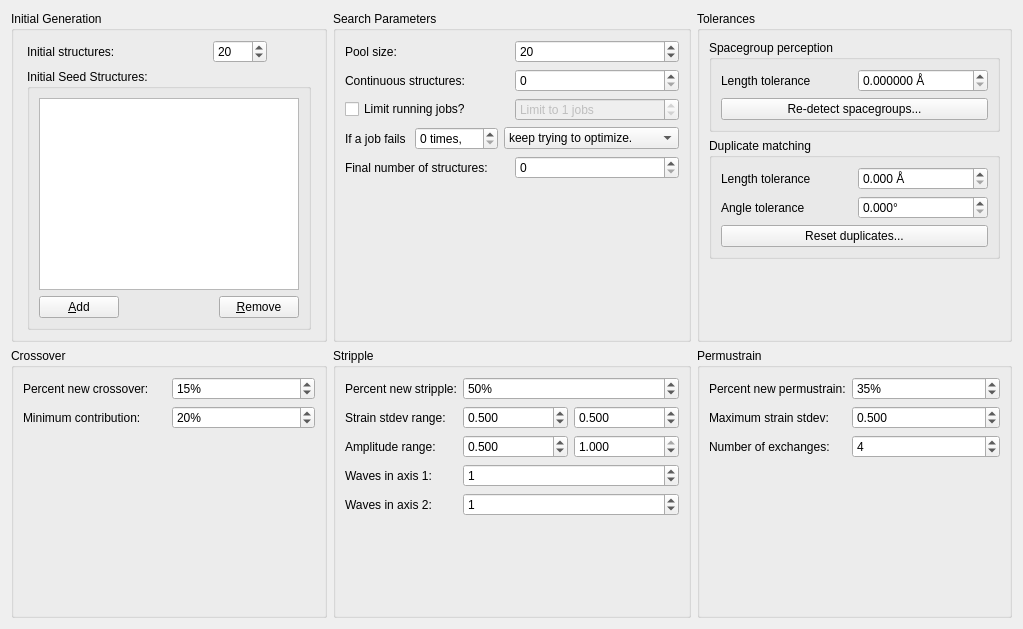
<?xml version="1.0" encoding="UTF-8"?>
<ui version="4.0">
 <class>Tab_Opt</class>
 <widget class="QWidget" name="Tab_Opt">
  <property name="geometry">
   <rect>
    <x>0</x>
    <y>0</y>
    <width>1023</width>
    <height>629</height>
   </rect>
  </property>
  <property name="windowTitle">
   <string>Form</string>
  </property>
  <layout class="QGridLayout" name="gridLayout">
   <item row="0" column="0">
    <widget class="QGroupBox" name="groupBox_3">
     <property name="sizePolicy">
      <sizepolicy hsizetype="Preferred" vsizetype="MinimumExpanding">
       <horstretch>0</horstretch>
       <verstretch>0</verstretch>
      </sizepolicy>
     </property>
     <property name="title">
      <string>Initial Generation</string>
     </property>
     <layout class="QGridLayout" name="gridLayout_4">
      <item row="0" column="0">
       <widget class="QLabel" name="label_9">
        <property name="sizePolicy">
         <sizepolicy hsizetype="Fixed" vsizetype="Preferred">
          <horstretch>0</horstretch>
          <verstretch>0</verstretch>
         </sizepolicy>
        </property>
        <property name="toolTip">
         <string>Number of initial structures / number of structures to keep in queue for continuous mode.

Default: 20
</string>
        </property>
        <property name="text">
         <string>Initial structures:</string>
        </property>
        <property name="buddy">
         <cstring>spin_numInitial</cstring>
        </property>
       </widget>
      </item>
      <item row="0" column="1">
       <widget class="QSpinBox" name="spin_numInitial">
        <property name="sizePolicy">
         <sizepolicy hsizetype="Maximum" vsizetype="Fixed">
          <horstretch>0</horstretch>
          <verstretch>0</verstretch>
         </sizepolicy>
        </property>
        <property name="toolTip">
         <string>Number of initial structures to use in first generation.</string>
        </property>
        <property name="maximum">
         <number>9999</number>
        </property>
        <property name="value">
         <number>20</number>
        </property>
       </widget>
      </item>
      <item row="1" column="0" colspan="2">
       <widget class="QGroupBox" name="groupBox_2">
        <property name="title">
         <string>Initial Seed Structures:</string>
        </property>
        <layout class="QGridLayout" name="gridLayout_3">
         <item row="0" column="0" colspan="3">
          <widget class="QListWidget" name="list_seeds">
           <property name="sizePolicy">
            <sizepolicy hsizetype="MinimumExpanding" vsizetype="MinimumExpanding">
             <horstretch>0</horstretch>
             <verstretch>0</verstretch>
            </sizepolicy>
           </property>
           <property name="toolTip">
            <string>Load any initial seed structures here.</string>
           </property>
          </widget>
         </item>
         <item row="1" column="0">
          <widget class="QPushButton" name="push_addSeed">
           <property name="sizePolicy">
            <sizepolicy hsizetype="Fixed" vsizetype="Fixed">
             <horstretch>0</horstretch>
             <verstretch>0</verstretch>
            </sizepolicy>
           </property>
           <property name="text">
            <string>&amp;Add</string>
           </property>
          </widget>
         </item>
         <item row="1" column="2">
          <widget class="QPushButton" name="push_removeSeed">
           <property name="sizePolicy">
            <sizepolicy hsizetype="Fixed" vsizetype="Fixed">
             <horstretch>0</horstretch>
             <verstretch>0</verstretch>
            </sizepolicy>
           </property>
           <property name="text">
            <string>&amp;Remove</string>
           </property>
          </widget>
         </item>
         <item row="1" column="1">
          <spacer name="horizontalSpacer">
           <property name="orientation">
            <enum>Qt::Horizontal</enum>
           </property>
           <property name="sizeHint" stdset="0">
            <size>
             <width>40</width>
             <height>20</height>
            </size>
           </property>
          </spacer>
         </item>
        </layout>
       </widget>
      </item>
     </layout>
    </widget>
   </item>
   <item row="0" column="1">
    <widget class="QGroupBox" name="groupBox_4">
     <property name="title">
      <string>Search Parameters</string>
     </property>
     <layout class="QGridLayout" name="gridLayout_5">
      <item row="0" column="0">
       <widget class="QLabel" name="label_26">
        <property name="toolTip">
         <string>Number of structures to be considered for genetic operations.

Structures are chosen for genetic operations based on a weighted probability list, such that the lowest enthalpy structures have the greatest probability of being chosen. The number specified here is used to determine how many of the lowest enthalpy structures will have a non-zero probability.

Default: 60</string>
        </property>
        <property name="text">
         <string>Pool size:</string>
        </property>
        <property name="buddy">
         <cstring>spin_popSize</cstring>
        </property>
       </widget>
      </item>
      <item row="0" column="1">
       <widget class="QSpinBox" name="spin_popSize">
        <property name="toolTip">
         <string>Number of structures to be considered for genetic operations.

Structures are chosen for genetic operations based on a weighted probability list, such that the lowest enthalpy structures have the greatest probability of being chosen. The number specified here is used to determine how many of the lowest enthalpy structures will have a non-zero probability.

Default: 20</string>
        </property>
        <property name="maximum">
         <number>9999</number>
        </property>
        <property name="value">
         <number>20</number>
        </property>
       </widget>
      </item>
      <item row="1" column="0">
       <widget class="QLabel" name="label_genTotal">
        <property name="toolTip">
         <string>How many structures are created for population &gt; 1. This has no effect in continuous mode.

Default: 10</string>
        </property>
        <property name="text">
         <string>Continuous structures:</string>
        </property>
        <property name="buddy">
         <cstring>spin_contStructs</cstring>
        </property>
       </widget>
      </item>
      <item row="1" column="1">
       <widget class="QSpinBox" name="spin_contStructs">
        <property name="toolTip">
         <string>Number of structures to be kept &quot;in progress&quot; after the initial generation.

This should depend on the resources available. If a running job limit is set below,

[running job limit] + 1

is a good value here.</string>
        </property>
       </widget>
      </item>
      <item row="3" column="0">
       <widget class="QCheckBox" name="cb_limitRunningJobs">
        <property name="toolTip">
         <string>Check this box to set a limit on the number of jobs that are submitted for a local optimization at any given time.</string>
        </property>
        <property name="text">
         <string>Limit running jobs?</string>
        </property>
       </widget>
      </item>
      <item row="3" column="1">
       <widget class="QSpinBox" name="spin_runningJobLimit">
        <property name="enabled">
         <bool>false</bool>
        </property>
        <property name="toolTip">
         <string>Maximum number of simultaneous local optimizations allowed.</string>
        </property>
        <property name="suffix">
         <string> jobs</string>
        </property>
        <property name="prefix">
         <string>Limit to </string>
        </property>
        <property name="value">
         <number>1</number>
        </property>
       </widget>
      </item>
      <item row="4" column="0" colspan="2">
       <layout class="QHBoxLayout" name="horizontalLayout_2">
        <item>
         <widget class="QLabel" name="label_4">
          <property name="sizePolicy">
           <sizepolicy hsizetype="Fixed" vsizetype="Preferred">
            <horstretch>0</horstretch>
            <verstretch>0</verstretch>
           </sizepolicy>
          </property>
          <property name="text">
           <string>If a job fails </string>
          </property>
         </widget>
        </item>
        <item>
         <widget class="QSpinBox" name="spin_failLimit">
          <property name="sizePolicy">
           <sizepolicy hsizetype="Fixed" vsizetype="Fixed">
            <horstretch>0</horstretch>
            <verstretch>0</verstretch>
           </sizepolicy>
          </property>
          <property name="suffix">
           <string> times,</string>
          </property>
          <property name="maximum">
           <number>100</number>
          </property>
         </widget>
        </item>
        <item>
         <widget class="QComboBox" name="combo_failAction">
          <property name="toolTip">
           <string>Either keep trying to optimize, kill, or randomize individuals that fail more than the specified number of times.</string>
          </property>
          <item>
           <property name="text">
            <string>keep trying to optimize.</string>
           </property>
          </item>
          <item>
           <property name="text">
            <string>kill the structure.</string>
           </property>
          </item>
          <item>
           <property name="text">
            <string>replace with random.</string>
           </property>
          </item>
          <item>
           <property name="text">
            <string>replace with new offspring.</string>
           </property>
          </item>
         </widget>
        </item>
       </layout>
        </item>
      <item row="5" column="0">
        <widget class="QLabel" name="label_4">
            <property name="text">
                <string>Final number of structures:</string>
            </property>
        </widget>
      </item>
      <item row="5" column="1">
        <widget class="QSpinBox" name="spin_cutoff">
            <property name="maximum">
                <number>10000</number>
            </property>
        </widget>
      </item>
      <item row="6" column="0">
       <spacer name="verticalSpacer">
        <property name="orientation">
         <enum>Qt::Vertical</enum>
        </property>
        <property name="sizeHint" stdset="0">
         <size>
          <width>20</width>
          <height>30</height>
         </size>
        </property>
       </spacer>
      </item>
     </layout>
    </widget>
   </item>
   <item row="1" column="0">
    <widget class="QGroupBox" name="groupBox_5">
     <property name="title">
      <string>Crossover</string>
     </property>
     <layout class="QGridLayout" name="gridLayout_6">
      <item row="2" column="0">
       <widget class="QLabel" name="label_25">
        <property name="toolTip">
         <string>Percentage of new structures to be created from the heredity operator.

Heredity combines two random spatially coherent slabs from two unique parents to form a single offspring.

Default: 85</string>
        </property>
        <property name="text">
         <string>Percent new crossover:</string>
        </property>
        <property name="buddy">
         <cstring>spin_p_cross</cstring>
        </property>
       </widget>
      </item>
      <item row="2" column="1">
       <widget class="QSpinBox" name="spin_p_cross">
        <property name="toolTip">
         <string>Percentage of new structures to be created from the crossover operator.

Default: 15</string>
        </property>
        <property name="suffix">
         <string>%</string>
        </property>
        <property name="maximum">
         <number>100</number>
        </property>
        <property name="value">
         <number>15</number>
        </property>
       </widget>
      </item>
      <item row="3" column="0">
       <widget class="QLabel" name="label_3">
        <property name="text">
         <string>Minimum contribution:</string>
        </property>
        <property name="buddy">
         <cstring>spin_cross_minimumContribution</cstring>
        </property>
       </widget>
      </item>
      <item row="3" column="1">
       <widget class="QSpinBox" name="spin_cross_minimumContribution">
        <property name="toolTip">
         <string>This is the smallest contribution a parent may make to the offspring during crossover.

Default: 25%</string>
        </property>
        <property name="suffix">
         <string>%</string>
        </property>
        <property name="maximum">
         <number>50</number>
        </property>
        <property name="value">
         <number>20</number>
        </property>
       </widget>
      </item>
      <item row="4" column="1">
       <spacer name="verticalSpacer_3">
        <property name="orientation">
         <enum>Qt::Vertical</enum>
        </property>
        <property name="sizeHint" stdset="0">
         <size>
          <width>20</width>
          <height>40</height>
         </size>
        </property>
       </spacer>
      </item>
     </layout>
    </widget>
   </item>
   <item row="1" column="1">
    <widget class="QGroupBox" name="groupBox_6">
     <property name="title">
      <string>Stripple</string>
     </property>
     <layout class="QGridLayout" name="gridLayout_7">
      <item row="0" column="0">
       <widget class="QLabel" name="label_29">
        <property name="text">
         <string>Percent new stripple:</string>
        </property>
        <property name="buddy">
         <cstring>spin_p_strip</cstring>
        </property>
       </widget>
      </item>
      <item row="1" column="0">
       <widget class="QLabel" name="label_27">
        <property name="toolTip">
         <string>Standard deviation of the random elements of the strain matrix.

Default: 0.07</string>
        </property>
        <property name="text">
         <string>Strain stdev range:</string>
        </property>
        <property name="buddy">
         <cstring>spin_strip_strainStdev_min</cstring>
        </property>
       </widget>
      </item>
      <item row="0" column="1" colspan="2">
       <widget class="QSpinBox" name="spin_p_strip">
        <property name="toolTip">
         <string>Percentage of offspring structures that are generated from the stripple operator.

Default: 50%</string>
        </property>
        <property name="suffix">
         <string>%</string>
        </property>
        <property name="maximum">
         <number>100</number>
        </property>
        <property name="value">
         <number>50</number>
        </property>
       </widget>
      </item>
      <item row="1" column="1">
       <widget class="QDoubleSpinBox" name="spin_strip_strainStdev_min">
        <property name="toolTip">
         <string>Minimum standard deviation for the random elements in the strain matrix.

See publication for details.

Default: 0.5</string>
        </property>
        <property name="decimals">
         <number>3</number>
        </property>
        <property name="maximum">
         <double>2.000000000000000</double>
        </property>
        <property name="singleStep">
         <double>0.100000000000000</double>
        </property>
        <property name="value">
         <double>0.500000000000000</double>
        </property>
       </widget>
      </item>
      <item row="2" column="0">
       <widget class="QLabel" name="label_6">
        <property name="text">
         <string>Amplitude range:</string>
        </property>
        <property name="buddy">
         <cstring>spin_strip_amp_min</cstring>
        </property>
       </widget>
      </item>
      <item row="2" column="1">
       <widget class="QDoubleSpinBox" name="spin_strip_amp_min">
        <property name="toolTip">
         <string>Minimum ripple amplitude.

See publication for details.

Default: 0.5</string>
        </property>
        <property name="decimals">
         <number>3</number>
        </property>
        <property name="maximum">
         <double>1.000000000000000</double>
        </property>
        <property name="singleStep">
         <double>0.050000000000000</double>
        </property>
        <property name="value">
         <double>0.500000000000000</double>
        </property>
       </widget>
      </item>
      <item row="4" column="0">
       <widget class="QLabel" name="label_8">
        <property name="text">
         <string>Waves in axis 2:</string>
        </property>
        <property name="buddy">
         <cstring>spin_strip_per2</cstring>
        </property>
       </widget>
      </item>
      <item row="3" column="1" colspan="2">
       <widget class="QSpinBox" name="spin_strip_per1">
        <property name="toolTip">
         <string>Number of waves in one non-displaced direction for the ripple operator. You probably don't want to change this unless using an enormous unit cell.

Default: 1</string>
        </property>
        <property name="value">
         <number>1</number>
        </property>
       </widget>
      </item>
      <item row="4" column="1" colspan="2">
       <widget class="QSpinBox" name="spin_strip_per2">
        <property name="toolTip">
         <string>Number of waves in the other non-displaced direction for the ripple operator. You probably don't want to change this unless using an enormous unit cell.

Default: 1</string>
        </property>
        <property name="value">
         <number>1</number>
        </property>
       </widget>
      </item>
      <item row="3" column="0">
       <widget class="QLabel" name="label_7">
        <property name="text">
         <string>Waves in axis 1:</string>
        </property>
        <property name="buddy">
         <cstring>spin_strip_per1</cstring>
        </property>
       </widget>
      </item>
      <item row="5" column="0">
       <spacer name="verticalSpacer_4">
        <property name="orientation">
         <enum>Qt::Vertical</enum>
        </property>
        <property name="sizeHint" stdset="0">
         <size>
          <width>20</width>
          <height>40</height>
         </size>
        </property>
       </spacer>
      </item>
      <item row="1" column="2">
       <widget class="QDoubleSpinBox" name="spin_strip_strainStdev_max">
        <property name="toolTip">
         <string>Maximum standard deviation for the random elements in the strain matrix.

See publication for details.

Default: 0.5</string>
        </property>
        <property name="decimals">
         <number>3</number>
        </property>
        <property name="maximum">
         <double>2.000000000000000</double>
        </property>
        <property name="singleStep">
         <double>0.100000000000000</double>
        </property>
        <property name="value">
         <double>0.500000000000000</double>
        </property>
       </widget>
      </item>
      <item row="2" column="2">
       <widget class="QDoubleSpinBox" name="spin_strip_amp_max">
        <property name="toolTip">
         <string>Maximum ripple amplitude.

See publication for details.

Default: 1.0</string>
        </property>
        <property name="decimals">
         <number>3</number>
        </property>
        <property name="maximum">
         <double>1.000000000000000</double>
        </property>
        <property name="singleStep">
         <double>0.050000000000000</double>
        </property>
        <property name="value">
         <double>1.000000000000000</double>
        </property>
       </widget>
      </item>
     </layout>
    </widget>
   </item>
   <item row="1" column="2">
    <widget class="QGroupBox" name="groupBox_7">
     <property name="title">
      <string>Permustrain</string>
     </property>
     <layout class="QGridLayout" name="gridLayout_8">
      <item row="0" column="0">
       <widget class="QLabel" name="label_31">
        <property name="toolTip">
         <string>Percentage of offspring structures that will be generated from the permutation operator.

The permutation operator will swap two atoms of different type within a single parent. Set to zero if there is only one atom type in the cell!

Default: 5%</string>
        </property>
        <property name="text">
         <string>Percent new permustrain:</string>
        </property>
        <property name="buddy">
         <cstring>spin_p_perm</cstring>
        </property>
       </widget>
      </item>
      <item row="2" column="0">
       <widget class="QLabel" name="label_30">
        <property name="toolTip">
         <string>Number of separate swaps in the permutation operator.

Default: 3</string>
        </property>
        <property name="text">
         <string>Number of exchanges:</string>
        </property>
        <property name="buddy">
         <cstring>spin_perm_ex</cstring>
        </property>
       </widget>
      </item>
      <item row="0" column="1" colspan="2">
       <widget class="QSpinBox" name="spin_p_perm">
        <property name="toolTip">
         <string>Percentage of offspring structures that will be generated from the permustrain operator.

Set to zero if there is only one atom type in the cell!

Default: 35%</string>
        </property>
        <property name="suffix">
         <string>%</string>
        </property>
        <property name="maximum">
         <number>100</number>
        </property>
        <property name="value">
         <number>35</number>
        </property>
       </widget>
      </item>
      <item row="2" column="1" colspan="2">
       <widget class="QSpinBox" name="spin_perm_ex">
        <property name="toolTip">
         <string>Number of separate swaps in the permutation operator.

Default: 4</string>
        </property>
        <property name="maximum">
         <number>100</number>
        </property>
        <property name="value">
         <number>4</number>
        </property>
       </widget>
      </item>
      <item row="1" column="0">
       <widget class="QLabel" name="label_5">
        <property name="text">
         <string>Maximum strain stdev:</string>
        </property>
        <property name="buddy">
         <cstring>spin_perm_strainStdev_max</cstring>
        </property>
       </widget>
      </item>
      <item row="1" column="1" colspan="2">
       <widget class="QDoubleSpinBox" name="spin_perm_strainStdev_max">
        <property name="toolTip">
         <string>Maximum standard deviation for the random elements in the strain matrix.

See publication for details.

Default: 0.5</string>
        </property>
        <property name="decimals">
         <number>3</number>
        </property>
        <property name="value">
         <double>0.500000000000000</double>
        </property>
       </widget>
      </item>
      <item row="3" column="0">
       <spacer name="verticalSpacer_5">
        <property name="orientation">
         <enum>Qt::Vertical</enum>
        </property>
        <property name="sizeHint" stdset="0">
         <size>
          <width>20</width>
          <height>40</height>
         </size>
        </property>
       </spacer>
      </item>
     </layout>
    </widget>
   </item>
   <item row="0" column="2">
    <widget class="QGroupBox" name="groupBox">
     <property name="toolTip">
      <string>Experimental: These options are used to fine-tune matching of duplicate structures.</string>
     </property>
     <property name="title">
      <string>Tolerances</string>
     </property>
     <layout class="QGridLayout" name="gridLayout_2">
      <item row="6" column="1">
       <spacer name="verticalSpacer_2">
        <property name="orientation">
         <enum>Qt::Vertical</enum>
        </property>
        <property name="sizeHint" stdset="0">
         <size>
          <width>20</width>
          <height>40</height>
         </size>
        </property>
       </spacer>
      </item>
      <item row="0" column="1" colspan="2">
       <widget class="QGroupBox" name="groupBox_8">
        <property name="title">
         <string>Spacegroup perception</string>
        </property>
        <layout class="QGridLayout" name="gridLayout_9">
         <item row="0" column="0">
          <widget class="QLabel" name="label_10">
           <property name="text">
            <string>Length tolerance</string>
           </property>
          </widget>
         </item>
         <item row="0" column="1">
          <widget class="QDoubleSpinBox" name="spin_tol_spg">
           <property name="toolTip">
            <string>Tolerance used in spacegroup determination.</string>
           </property>
           <property name="suffix">
            <string> Å</string>
           </property>
           <property name="decimals">
            <number>6</number>
           </property>
           <property name="singleStep">
            <double>0.000500000000000</double>
           </property>
          </widget>
         </item>
         <item row="1" column="0" colspan="2">
          <widget class="QPushButton" name="push_spg_reset">
           <property name="text">
            <string>Re-detect spacegroups...</string>
           </property>
          </widget>
         </item>
        </layout>
       </widget>
      </item>
      <item row="1" column="1" colspan="2">
       <widget class="QGroupBox" name="groupBox_9">
        <property name="title">
         <string>Duplicate matching</string>
        </property>
        <layout class="QGridLayout" name="gridLayout_10">
         <item row="0" column="0">
          <widget class="QLabel" name="label">
           <property name="text">
            <string>Length tolerance</string>
           </property>
          </widget>
         </item>
         <item row="0" column="1">
          <widget class="QDoubleSpinBox" name="spin_tol_xcLength">
           <property name="suffix">
            <string> Å</string>
           </property>
           <property name="decimals">
            <number>3</number>
           </property>
           <property name="singleStep">
            <double>0.005000000000000</double>
           </property>
          </widget>
         </item>
         <item row="1" column="0">
          <widget class="QLabel" name="label_2">
           <property name="text">
            <string>Angle tolerance</string>
           </property>
          </widget>
         </item>
         <item row="1" column="1">
          <widget class="QDoubleSpinBox" name="spin_tol_xcAngle">
           <property name="suffix">
            <string>°</string>
           </property>
           <property name="decimals">
            <number>3</number>
           </property>
           <property name="maximum">
            <double>100.000000000000000</double>
           </property>
           <property name="singleStep">
            <double>0.050000000000000</double>
           </property>
          </widget>
         </item>
         <item row="2" column="0" colspan="2">
          <widget class="QPushButton" name="push_dup_reset">
           <property name="toolTip">
            <string>Manually recheck all structures for duplicates (necessary after changing the above options).</string>
           </property>
           <property name="text">
            <string>Reset duplicates...</string>
           </property>
          </widget>
         </item>
        </layout>
       </widget>
      </item>
     </layout>
    </widget>
   </item>
  </layout>
 </widget>
 <tabstops>
  <tabstop>spin_numInitial</tabstop>
  <tabstop>list_seeds</tabstop>
  <tabstop>push_addSeed</tabstop>
  <tabstop>push_removeSeed</tabstop>
  <tabstop>spin_popSize</tabstop>
  <tabstop>spin_contStructs</tabstop>
  <tabstop>cb_limitRunningJobs</tabstop>
  <tabstop>spin_runningJobLimit</tabstop>
  <tabstop>spin_failLimit</tabstop>
  <tabstop>combo_failAction</tabstop>
  <tabstop>spin_p_cross</tabstop>
  <tabstop>spin_cross_minimumContribution</tabstop>
  <tabstop>spin_p_strip</tabstop>
  <tabstop>spin_strip_strainStdev_min</tabstop>
  <tabstop>spin_strip_strainStdev_max</tabstop>
  <tabstop>spin_strip_amp_min</tabstop>
  <tabstop>spin_strip_amp_max</tabstop>
  <tabstop>spin_strip_per1</tabstop>
  <tabstop>spin_strip_per2</tabstop>
  <tabstop>spin_p_perm</tabstop>
  <tabstop>spin_perm_strainStdev_max</tabstop>
  <tabstop>spin_perm_ex</tabstop>
 </tabstops>
 <resources/>
 <connections>
  <connection>
   <sender>cb_limitRunningJobs</sender>
   <signal>toggled(bool)</signal>
   <receiver>spin_runningJobLimit</receiver>
   <slot>setEnabled(bool)</slot>
   <hints>
    <hint type="sourcelabel">
     <x>635</x>
     <y>152</y>
    </hint>
    <hint type="destinationlabel">
     <x>669</x>
     <y>184</y>
    </hint>
   </hints>
  </connection>
 </connections>
</ui>
